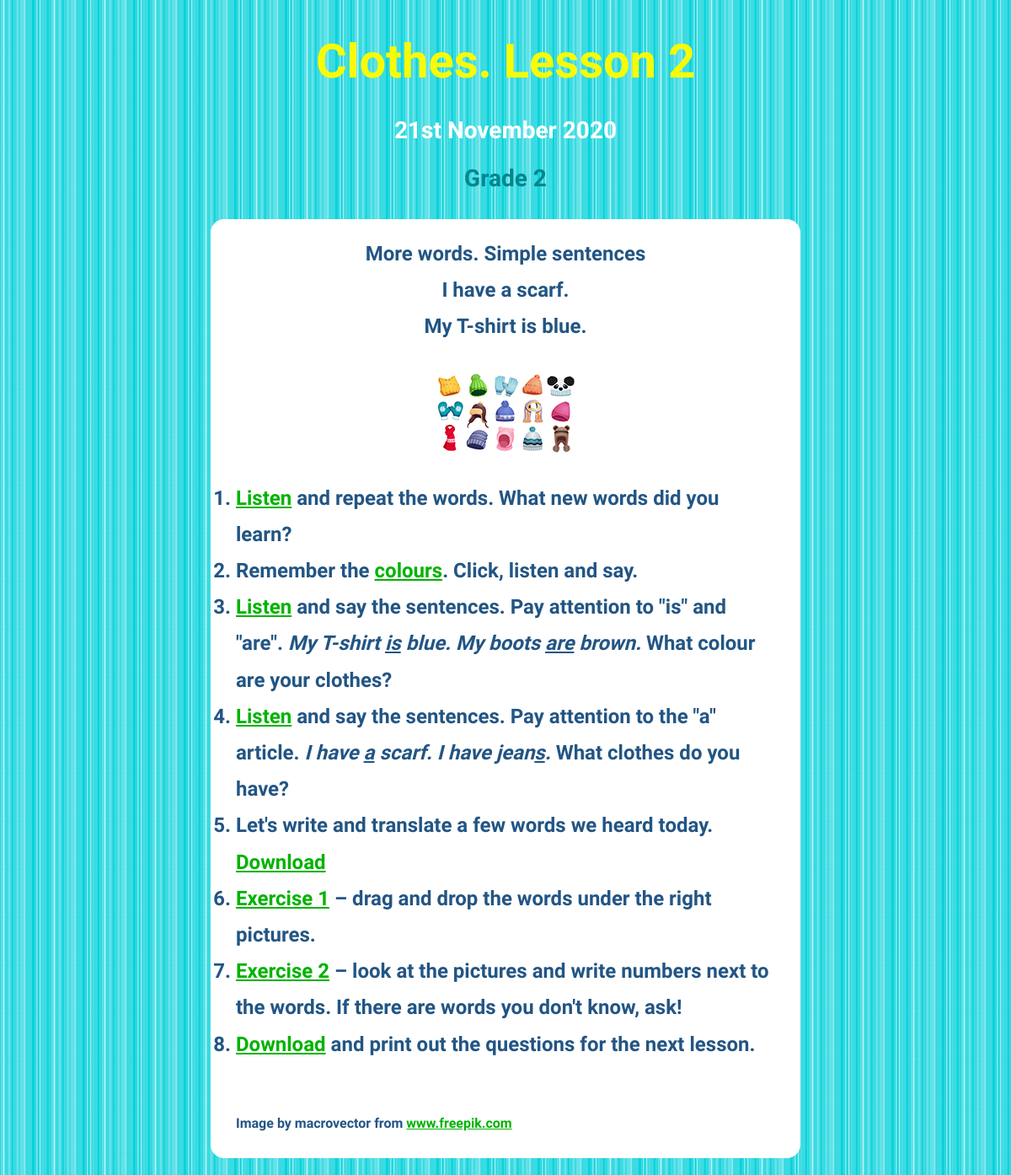
/blog/grade2/12/, run on an earlier commit of the app's database.
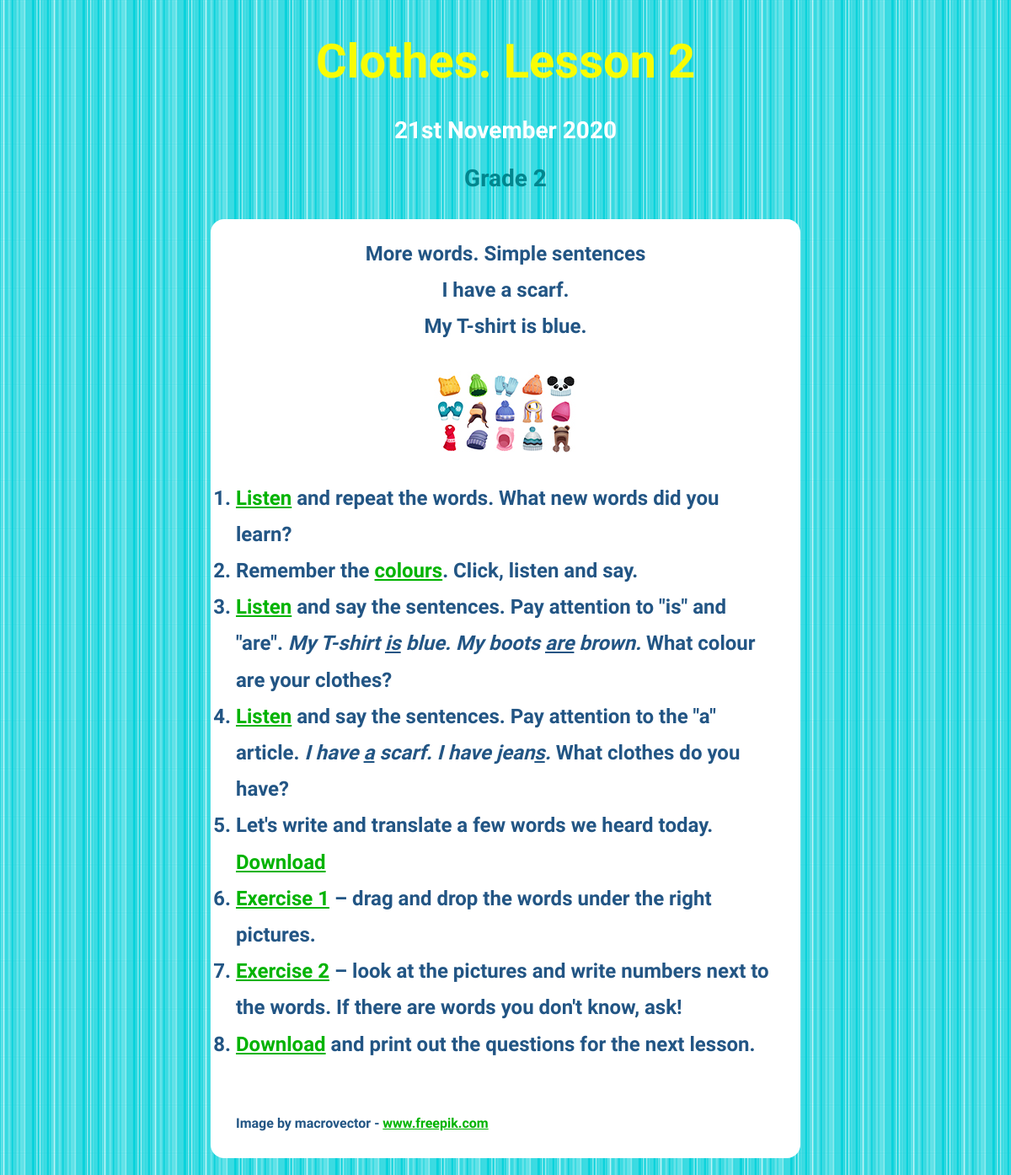
And on a later commit of the database.
### blog/models.py (models this page shows, shortened)
class Grade2blogpost(models.Model):
    grade = models.CharField(max_length=10, default='Grade 2')
    date = models.DateField()
    title = models.TextField(max_length=200)
    intro = models.TextField(max_length=400, default='intro')
    description = models.TextField()
    image = models.ImageField(upload_to='blog/images/', default='blog/images/soon.png')
    file = models.FileField(upload_to='blog/downloads/', blank='True')
    credits = models.TextField(blank='True')

### blog/views.py (the view)
# urls.py: path('grade2/<int:post_id>/', views.view_one_grade2, name='url_one_grade2'),
def view_one_grade2(request, post_id):
    blogpost = get_object_or_404(Grade2blogpost, pk=post_id)
    return render(request, 'blog/one_post.html', {'blogpost': blogpost})

### blog/templates/blog/one_post.html (shortened to what this page needs)
<!DOCTYPE html>
{% load static %}
<html lang="en">
<head>
    <link href="{% static 'blog/one_post.css' %}" type="text/css" rel="stylesheet"/>
</head>
<body>
<h1>{{ blogpost.title }}</h1>
<h2>{{ blogpost.date|date:'jS F Y' }}</h2>
<h3>{{ blogpost.grade }}</h3>
<div>
    <h4>{{ blogpost.intro | safe }}</h4>
    <img src="/{{ blogpost.image }}" alt="{{ blogpost.title }}">
    <p>{{ blogpost.description | safe }}</p>
    <p class="small">{{ blogpost.credits | safe }}</p>
</div>
</body>
</html>

What changed in the data, as far as the page shows it:
changed Grade2blogpost "Clothes. Lesson 2": credits "Image by macrovector from www.freepik.com" → "Image by macrovector - www.freepik.com"
